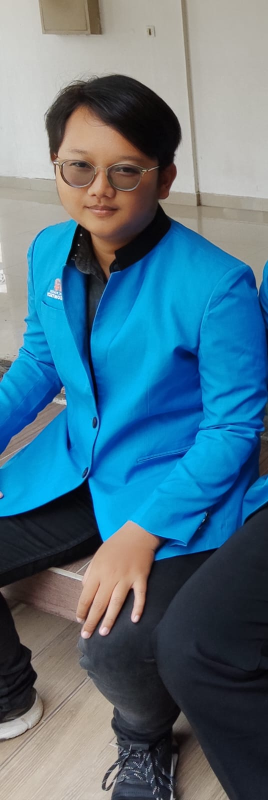
#> input picture pertemuan 4/brian.jpeg, 536 x 1600 px (shown at 1/2 size)
$ python crop_brian.py
#> lines starting #> are read from the running program, lines starting #| are printed output that depends on the picture
import cv2
import numpy as np

img = cv2.imread('brian.jpeg')
#> img is the input picture: shape (1600, 536, 3); mean B, G, R 132.8, 114.9, 80.1
print(img.shape) # Print image shape
#| (1600, 536, 3)
cv2.imshow("original", img)

# Cropping an image
cropped_image = img[80:280, 150:330]
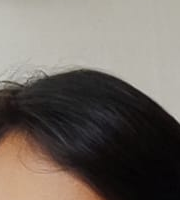
#> cropped_image: shape (200, 180, 3); mean B, G, R 96.9, 103.8, 111.4

# Display cropped image
cv2.imshow("cropped", cropped_image)

# Save the cropped image
cv2.imwrite("Cropped Image.jpg", cropped_image)

cv2.waitKey(0)
cv2.destroyAllWindows()
